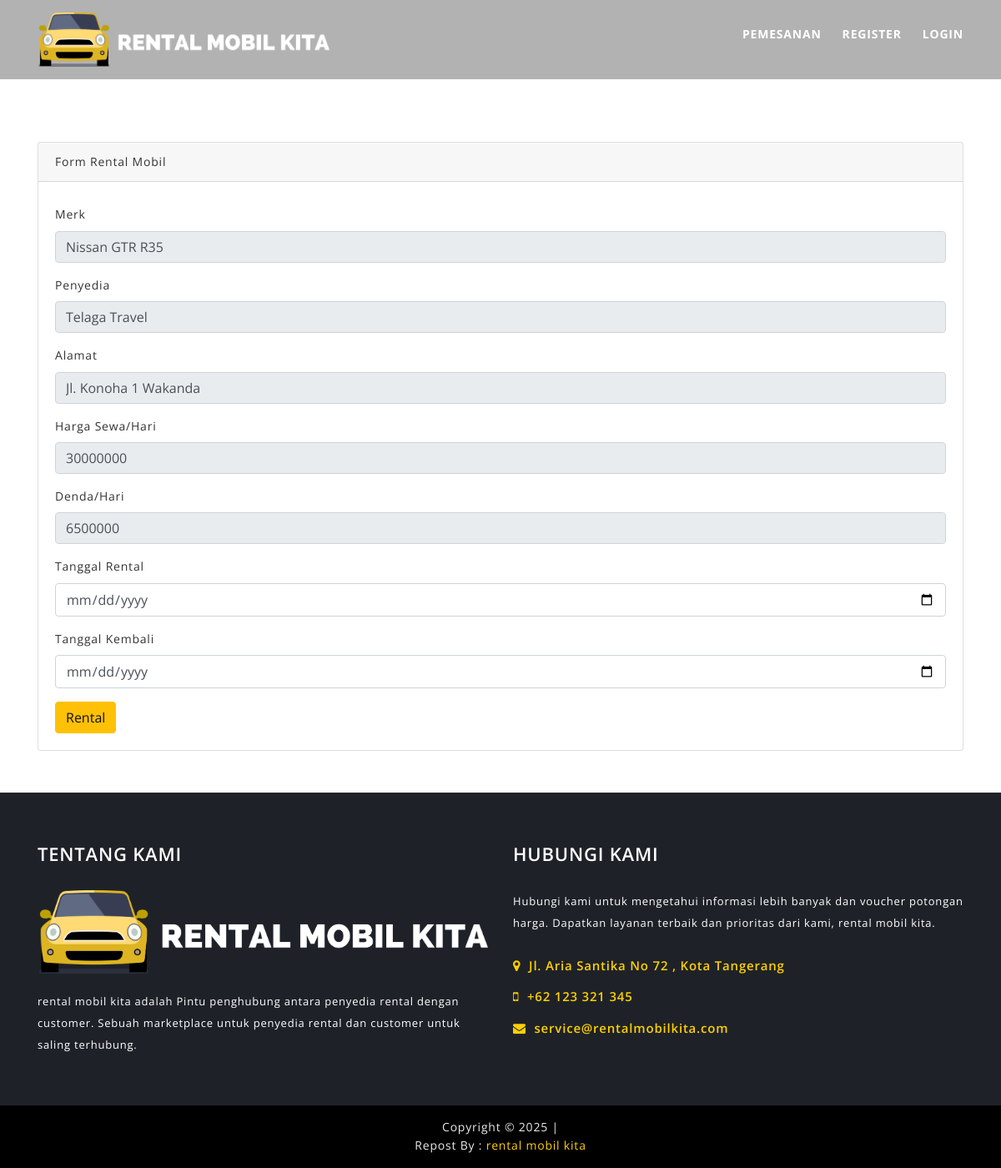
The app's page /customer/rental/tambah_rental/9 with its own data.
### tables this page shows
CREATE TABLE `mobil` (
  `id_mobil` int(11) NOT NULL,
  `nama_rental` varchar(120) NOT NULL,
  `kode_type` varchar(120) NOT NULL,
  `merk` varchar(120) NOT NULL,
  `no_plat` varchar(20) NOT NULL,
  `warna` varchar(20) NOT NULL,
  `tahun` varchar(4) NOT NULL,
  `status` varchar(50) NOT NULL,
  `harga` int(11) NOT NULL,
  `denda` int(11) NOT NULL,
  `ac` int(11) NOT NULL,
  `supir` int(11) NOT NULL,
  `mp3_player` int(11) NOT NULL,
  `central_lock` int(11) NOT NULL,
  `gambar` varchar(255) NOT NULL
);

CREATE TABLE `customer` (
  `id_customer` int(11) NOT NULL,
  `nama` varchar(120) NOT NULL,
  `nama_rental` varchar(120) NOT NULL,
  `username` varchar(120) NOT NULL,
  `alamat` varchar(120) NOT NULL,
  `gender` varchar(20) NOT NULL,
  `no_telp` varchar(20) NOT NULL,
  `no_ktp` varchar(50) NOT NULL,
  `password` varchar(120) NOT NULL,
  `role_id` int(11) NOT NULL
);

### application/controllers/customer/Rental.php (called while the page is built, shortened)
<?php
class Rental extends CI_Controller
{
	public function tambah_rental($id)
	{
		$data['detail'] = $this->db->query("SELECT * FROM mobil mb, type tp, customer cs WHERE mb.id_mobil = '$id' AND tp.kode_type = mb.kode_type AND cs.nama_rental=mb.nama_rental")->result();
		$this->load->view('templates_customer/header');
		$this->load->view('customer/tambah_rental', $data);
		$this->load->view('templates_customer/footer');
	}
}
?>

### index.php (called while the page is built, shortened)
<?php
require_once BASEPATH.'core/CodeIgniter.php';

### application/views/customer/tambah_rental.php (the view, shortened to what this page needs)
<div class="container">
	<div class="card" style="margin-top: 170px; margin-bottom: 50px">
		<div class="card-header">
			Form Rental Mobil
		</div>
		<div class="card-body">
			<?php foreach($detail as $dt) : ?>
				<form method="POST" action="<?php echo base_url('customer/rental/tambah_rental_aksi') ?>">
					<div class="form-group">
						<label>Merk</label>
						<input type="text" name="merk" class="form-control" value="<?php echo $dt->merk ?>" readonly>
					</div>
					<div class="form-group">
						<label>Penyedia</label>
						<input type="text" name="nama_rental" class="form-control" value="<?php echo $dt->nama_rental ?>" readonly>
					</div>
					<div class="form-group">
						<label>Alamat</label>
						<input type="text" name="alamat" class="form-control" value="<?php echo $dt->alamat ?>" readonly>
					</div>
					<div class="form-group">
						<label>Harga Sewa/Hari</label>
						<input type="text" name="harga" class="form-control" value="<?php echo $dt->harga ?>" readonly>
					</div>
					<div class="form-group">
						<label>Denda/Hari</label>
						<input type="text" name="denda" class="form-control" value="<?php echo $dt->denda ?>" readonly>
					</div>
					<div class="form-group">
						<label>Tanggal Rental</label>
						<input type="date" name="tanggal_rental" class="form-control">
					</div>
					<div class="form-group">
						<label>Tanggal Kembali</label>
						<input type="date" name="tanggal_kembali" class="form-control">
					</div>
					<?php if($dt->status == '1') { ?>
						<button type="submit" class="btn btn-warning">Rental</button>
					<?php } else { ?>
						<button type="button" class="btn btn-danger disabled">Tidak Tersedia</button>
					<?php } ?>
				</form>
			<?php endforeach; ?>
		</div>
	</div>
</div>

### assets/assets_shop/css/style.css (style rules this page uses)
html, body, #slideslow-bg, #slideslow-bg div { height: 100%; }

### records on screen
mobil: merk "Nissan GTR R35", nama_rental "Telaga Travel", alamat "Jl. Konoha 1 Wakanda", harga "30000000", denda "6500000", status "Rental"
